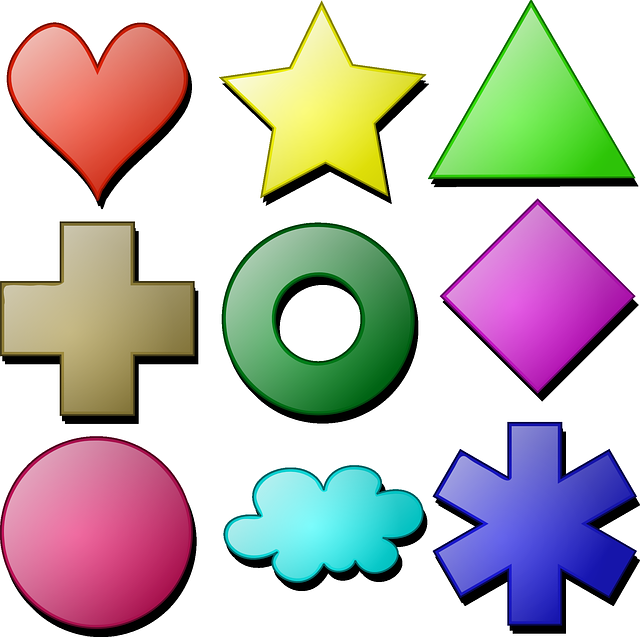
#> input picture imgs/shape.png, 640 x 637 px
$ python L9_shapeDetection.py
#> lines starting #> are read from the running program, lines starting #| are printed output that depends on the picture; after the words box and inside, x2 and y2 are one past the last pixel; in counts of white or black regions, pixels touching at a corner belong together
import cv2
import numpy as np

def getContours(img, coloredImg):
    img2 = np.copy(coloredImg)
                                        # Retrieve outermost contours
                                        # Experiment with other RETR
    contours, hierarchy = cv2.findContours(img, cv2.RETR_EXTERNAL, cv2.CHAIN_APPROX_NONE)
    for cont in contours:
        area = cv2.contourArea(cont)
        # Draw borders
                                    # To draw all of them (contour index)
                                        # Color, tickness
        cv2.drawContours(img2, cont, -1, (155,0,0), 2)

        # Area threshold, to avoid unwanted figures
        if area > 200:
            # Curvelength, aka perimeter
                                        # If the shapes are closed
            perimiter = cv2.arcLength(cont, True)
            # Get corners from shapes as points
                                                    # Resolution and closed
            pointsCorner = cv2.approxPolyDP(cont, 0.02*perimiter, True)
            totalPoints = len(pointsCorner)

            print("La figura tiene:", totalPoints)

            # Draw bounding box
            x, y, w, h = cv2.boundingRect(pointsCorner)
            cv2.rectangle(img2, (x,y), (x+w, y+h), (0,0,255), 2)
    return img2


img = cv2.imread("imgs/shape.png")
#> img is the input picture: shape (637, 640, 3); mean B, G, R 185.8, 188.2, 194.2

imgGray = cv2.cvtColor(img, cv2.COLOR_BGR2GRAY)
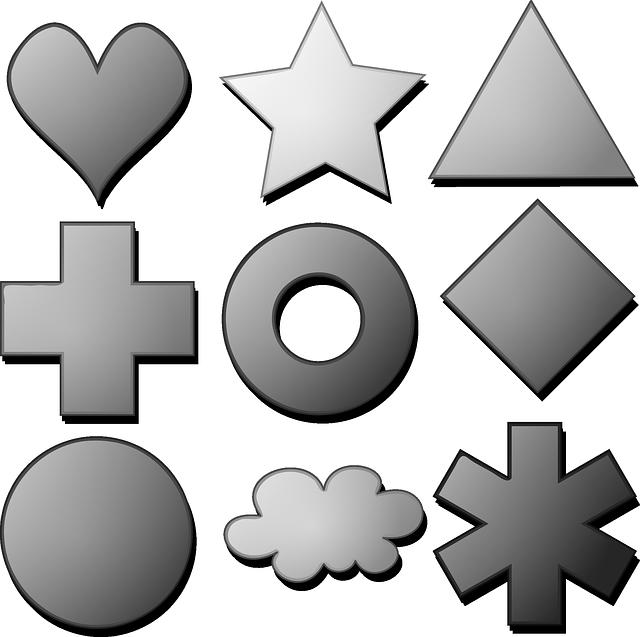
#> imgGray: shape (637, 640); min 0, max 255, mean 189.7

imgBlur = cv2.GaussianBlur(imgGray, (5,5), 1)
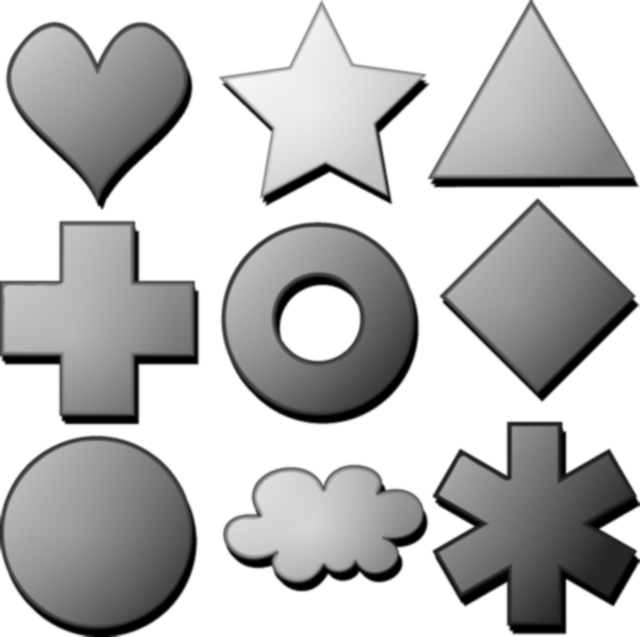
#> imgBlur: shape (637, 640); min 0, max 255, mean 189.7

# Find Edges
imgCanny = cv2.Canny(imgBlur, 50, 50)
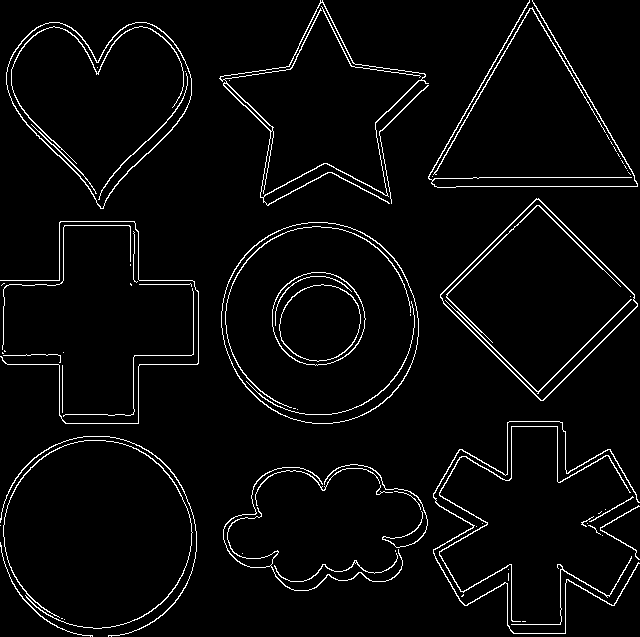
#> imgCanny: shape (637, 640); 3.8% white in thin lines or dots

# Find contours
imgContours = getContours(imgCanny, img)
#> in getContours, `contours, hierarchy = cv2.findContours(img, cv2.RETR_EXTERNAL, cv2.CHA..`: contours = 61 contours, 41 with area under 20; largest, box (x1, y1, x2, y2) and area: (221, 222, 419, 424) 31106, (6, 22, 192, 209) 21535, (440, 198, 638, 401) 20840, (219, 0, 429, 206) 17716, (433, 421, 640, 634) 268
#> the loop in getContours, `for cont in contours:` made 61 passes
#> (area, perimiter, pointsCorner, totalPoints, x, y, w, h) on pass 46: (20839.5, 571.8, [[536, 198], [440, 297], [543, 400], [637, 303]], 4, 440, 198, 198, 203)
#> (area, perimiter, totalPoints, x, y, w, h) on passes 31, 44, 58, 60, 61: (268, 1786.8, 9, 433, 421, 207, 213), (31106, 660.1, 8, 221, 222, 198, 202), (21535, 641.6, 9, 7, 23, 184, 186), (210, 1732.3, 6, 428, 0, 210, 187), (17716.5, 1105.4, 14, 219, 0, 210, 206)
#| La figura tiene: 9
#| La figura tiene: 8
#| La figura tiene: 4
#| La figura tiene: 9
#| La figura tiene: 6
#| La figura tiene: 14
#> after the loop in getContours, `for cont in contours:`:
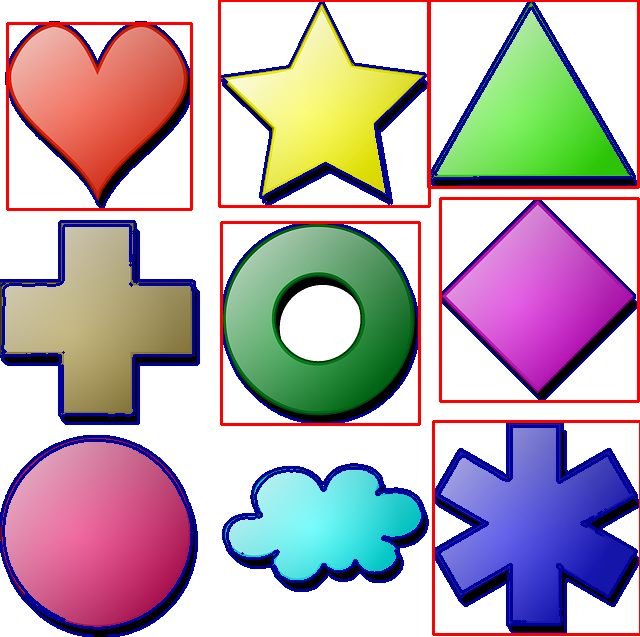
#> img2: shape (637, 640, 3); 9.86% of pixels changed, all inside (x1, y1, x2, y2) = (0, 0, 640, 637)


#Show images
cv2.imshow("Formas", img)
cv2.imshow("Formas2", imgCanny)
cv2.imshow("Formas3", imgBlur)
cv2.imshow("Formas4", imgContours)

cv2.waitKey(0)

cv2.destroyAllWindows()

$ run again, with imgs/mountain.jpg saved as imgs/shape.png
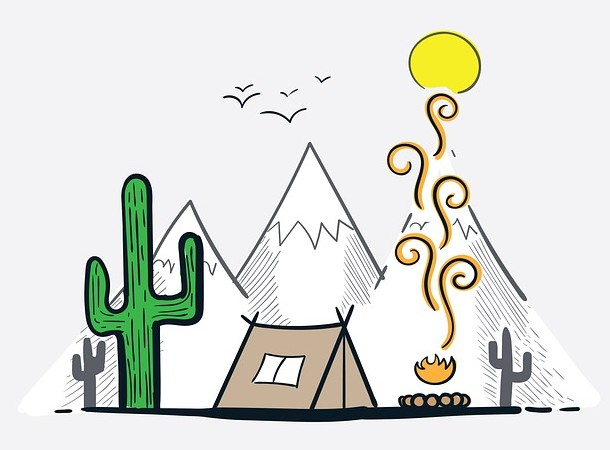
#> input picture imgs/mountain.jpg, 610 x 450 px
#> img is the input picture: shape (450, 610, 3); mean B, G, R 217.8, 223.2, 221.3
#> `imgCanny = cv2.Canny(imgBlur, 50, 50)`:
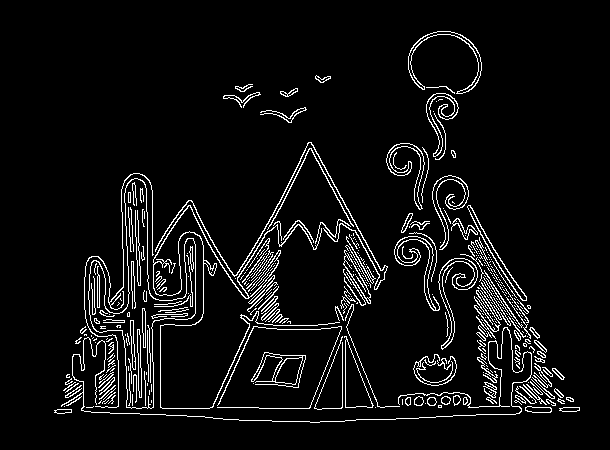
#> imgCanny: shape (450, 610); 6% white in thin lines or dots, all inside (x1, y1, x2, y2) = (54, 31, 580, 423)
#> contours = 340 contours, 279 with area under 20; largest, box (x1, y1, x2, y2) and area: (88, 178, 196, 409) 8226, (344, 336, 374, 408) 990, (251, 352, 306, 388) 767, (438, 258, 478, 350) 611, (408, 31, 482, 94) 554
#> the loop in getContours, `for cont in contours:` made 340 passes
#> (area, perimiter, pointsCorner, totalPoints, x, y, w, h) on passes 89, 281, 316: (989.5, 186.7, [[344, 336], [345, 407], [372, 407]], 3, 344, 336, 29, 72), (359.5, 145.9, [[344, 250], [343, 264], [370, 303], [366, 285]], 4, 343, 250, 28, 54), (511, 242.4, [[468, 205], [499, 267], [526, 300]], 3, 468, 205, 59, 96)
#> (printed output is left out)
#> after the loop in getContours, `for cont in contours:`:
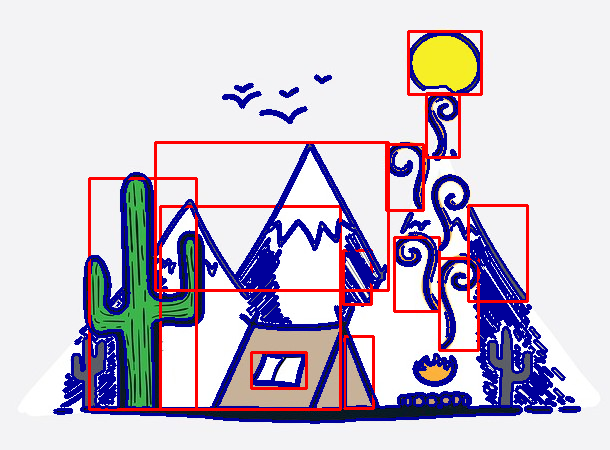
#> img2: shape (450, 610, 3); 16.66% of pixels changed, all inside (x1, y1, x2, y2) = (53, 30, 581, 424)
